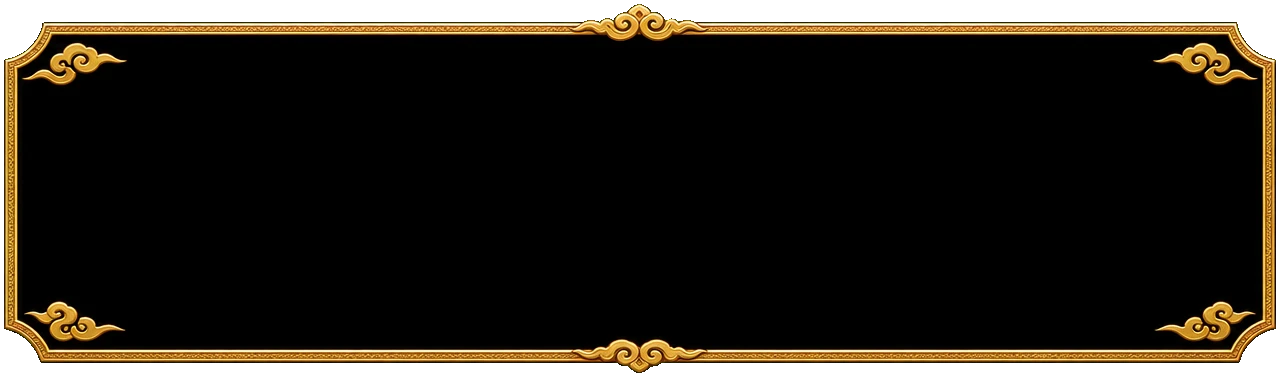
#> input picture assets/ui/kit/panel.webp, 1280 x 380 px
$ python guild-sheet-cut.py ../assets/ui/kit/panel.webp ../assets/ui/kit/panel.webp
#> lines starting #> are read from the running program, lines starting #| are printed output that depends on the picture; after the words box and inside, x2 and y2 are one past the last pixel; in counts of white or black regions, pixels touching at a corner belong together
"""Cat asset bang chuc nang Bang Hoi (mau B) tu 2 sheet gpt_image. numpy + PIL, khong ve lai."""
import sys
from pathlib import Path
import numpy as np
from PIL import Image

ROOT = Path(__file__).resolve().parents[1]
OUT = ROOT / 'assets/ui/guild/sheet'
(OUT / 'icons').mkdir(parents=True, exist_ok=True)
COMP, ICON = Path(sys.argv[1]), Path(sys.argv[2])

def spans(v, gap, mn):
    on = v > 0
    res, s, g, e = [], None, 0, 0
    for i, x in enumerate(on):
        if x:
            if s is None: s = i
            g = 0; e = i
        elif s is not None:
            g += 1
            if g >= gap:
                if e - s + 1 >= mn: res.append((s, e + 1))
                s = None
    if s is not None and e - s + 1 >= mn: res.append((s, e + 1))
    return res

def alpha_of(im):
    a = np.asarray(im.convert('RGBA'))[..., 3]
    if a.min() > 200:  # khong co kenh alpha that: coi nen den la nen
        rgb = np.asarray(im.convert('RGB')).max(-1)
        a = np.where(rgb > 14, 255, 0).astype(np.uint8)
    return a

def crop(im, a, x0, y0, x1, y1):
    sub = a[y0:y1, x0:x1] > 10
    ys, xs = np.where(sub)
    return im.crop((x0 + xs.min(), y0 + ys.min(), x0 + xs.max() + 1, y0 + ys.max() + 1))

# ---- thanh phan
im = Image.open(COMP).convert('RGBA'); a = alpha_of(im)
#> further down, im is the input picture: PIL image 1280x380 RGBA; mean R, G, B, A 22.2, 17.3, 9.6, 225.9
#> after `a = alpha_of(im)`:
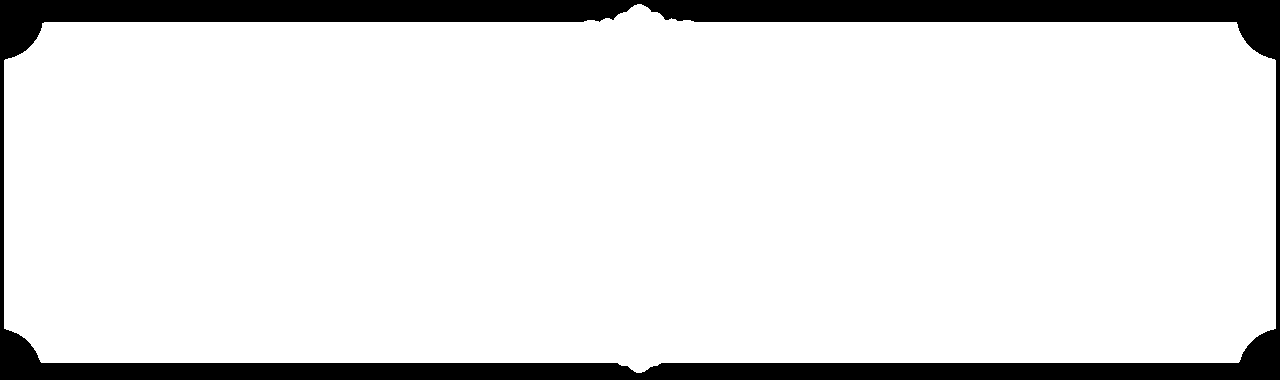
#> a: shape (380, 1280); 88.6% white; 1 black region, box (x1, y1, x2, y2) and area: (0, 0, 1280, 380) 55532
rows = spans((a > 10).sum(1), 14, 20)
#> the loop in spans, `for i, x in enumerate(on):` made 380 passes
#> (x, s) on pass 5: (True, 4)
#> x on passes 1, 2, 3, 4, 6, 7: False, False, False, False, True, True
#> after the loop in spans, `for i, x in enumerate(on):`: res = []; s = 4
#> rows = [(4, 373)]
print('component rows', rows)
#| component rows [(4, 373)]
names = [['panel'], ['cap'], ['bead-on', 'bead-off', 'close'], ['track', 'fill']]
for (y0, y1), nm in zip(rows, names):
    cols = spans((a[y0:y1] > 10).sum(0), 12, 10)
    print(' row', (y0, y1), 'cols', cols)
    for (x0, x1), n in zip(cols, nm):
        c = crop(im, a, x0, y0, x1, y1)
        if n == 'panel':
            c = c.resize((720, int(720 * c.size[1] / c.size[0])), Image.Resampling.LANCZOS)
        c.save(OUT / (n + '.webp'), quality=88, method=6)
        print('  ', n, c.size)
#> this loop made 1 pass
#> (y0, y1, nm, cols) on pass 1: (4, 373, ['panel'], [(4, 1276)])
#|  row (4, 373) cols [(4, 1276)]
#|    panel (720, 208)
#> pass 1, `c.save(OUT / (n + '.webp'), quality=88, method=6)`:
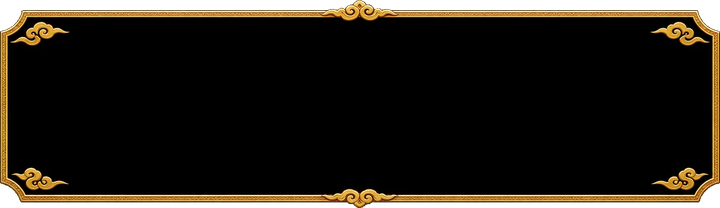
#> saved as panel.webp: PIL image 720x208 RGBA; mean R, G, B, A 20.9, 15.7, 7.8, 234.1; transparent parts drawn white

# ---- icon
im = Image.open(ICON).convert('RGBA')
W, H = im.size
#> W = 1280; H = 380
rgb = np.asarray(im.convert('RGB')).max(-1)
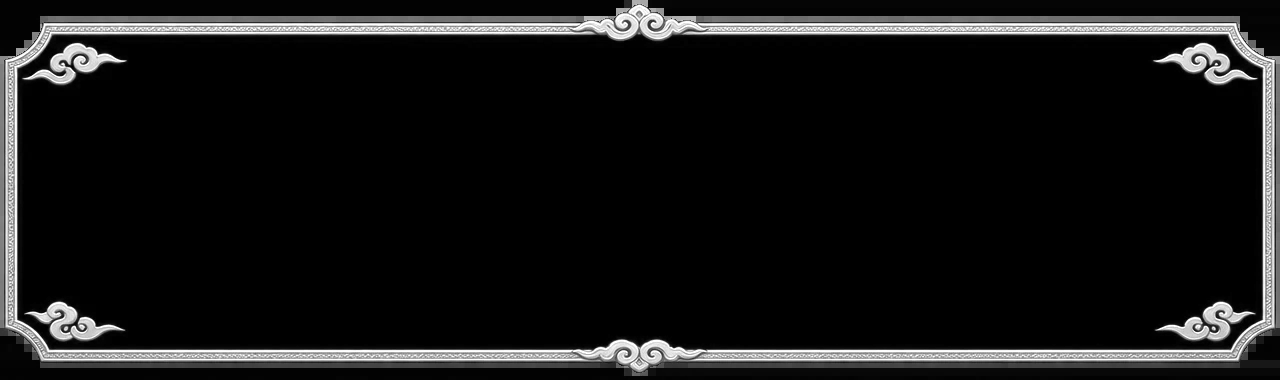
#> rgb: shape (380, 1280); min 0, max 255, mean 22.3
mask = rgb > 60  # vien toi mo khong tinh la huy hieu
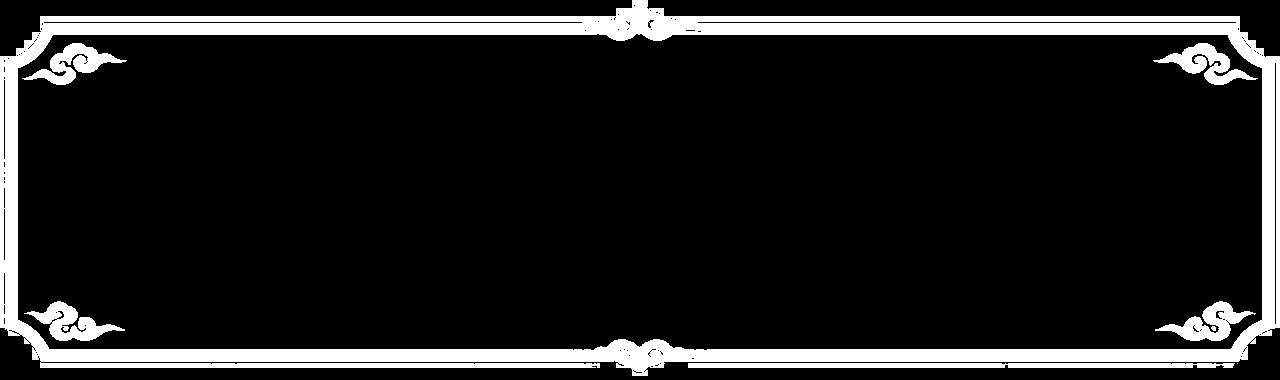
#> mask: shape (380, 1280) bool; 12.9% white; 8 white regions (1 under 20 px), largest, box (x1, y1, x2, y2) and area: (0, 0, 1280, 376) 53499, (688, 363, 1235, 368) 2671, (22, 43, 127, 85) 1661
COLS, ROWS = 6, 4
cw, ch = W / COLS, H / ROWS
#> cw = 213.3; ch = 95
k = 0
for r in range(ROWS):
    for cidx in range(COLS):
        x0, y0, x1, y1 = int(cidx * cw), int(r * ch), int((cidx + 1) * cw), int((r + 1) * ch)
        sub = mask[y0:y1, x0:x1]
        ys, xs = np.where(sub)
#> (the run stopped early here; a loop or call above may not have finished)
